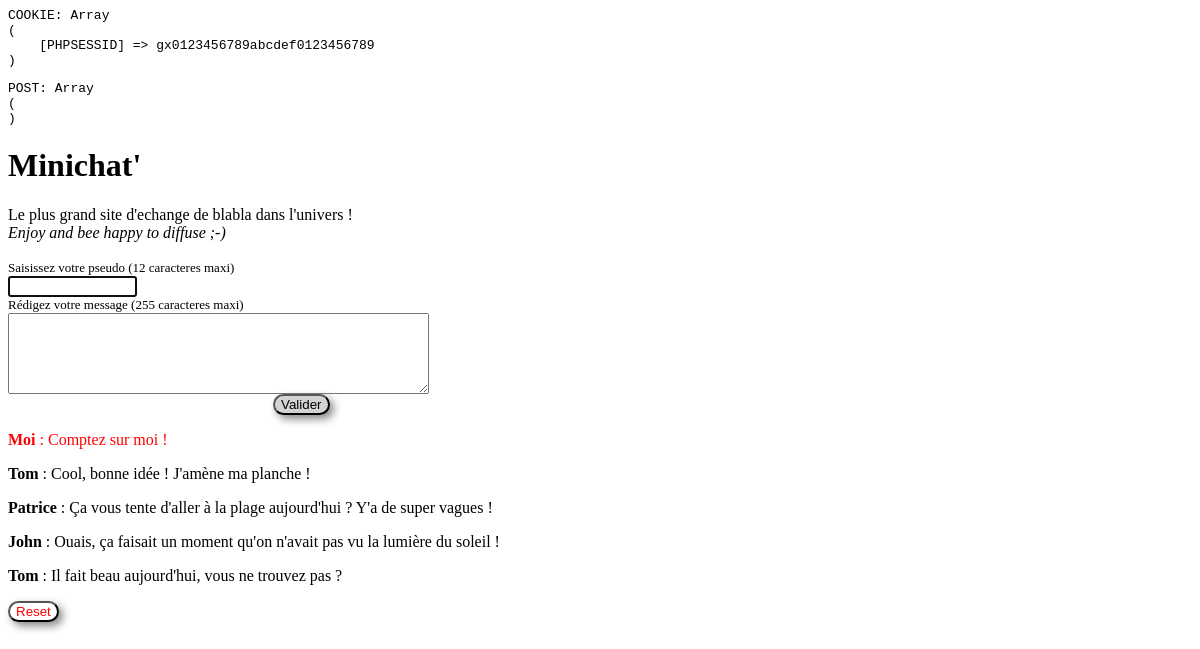
Screenshot of /minichat1.php with the database file from the repository.
### tables this page shows
CREATE TABLE IF NOT EXISTS `minichat` (
  `id` int(11) NOT NULL AUTO_INCREMENT,
  `pseudo` varchar(12) NOT NULL,
  `message` varchar(255) NOT NULL,
  PRIMARY KEY (`id`)
);

### minichat1.php (the view, shortened to what this page needs)
<?php
echo "<pre>COOKIE: "; print_r($_COOKIE); echo "</pre>";
echo "<pre>POST: ";   print_r($_POST);   echo "</pre>";
?>
<!DOCTYPE html>
<html>
<head>
</head>
<body>
	<h1>Minichat'</h1>
	Le plus grand site d'echange de blabla dans l'univers !<br /><i>Enjoy and bee happy to diffuse ;-)</i><br /><br />
	<form method="post" action="minichat_post.php">
		<label for="pseudo">Saisissez votre pseudo (12 caracteres maxi)</label><br />
		<input type="text" name="pseudo" id="pseudo"
			<?php if ($_COOKIE['c_pseudo'] !== 'nobody') {
				echo 'value="' . htmlspecialchars($_COOKIE['c_pseudo']) . '"';
			} ?>
			 size="13" maxlength="12" required onfocus="this.value=''"
			<?php if (empty($_COOKIE['c_pseudo_valide'])) {
			 	echo "autofocus";
			 } ?> />
		<br />
		<label for="message">Rédigez votre message (255 caracteres maxi)</label><br />
		<textarea name="message" id="message" rows="5" cols="50" maxlength="255" required autofocus></textarea><br />
		<input type="submit" name="Valider" value="Valider" id="valider">
	</form>
	<?php
	try
	{
		$bdd = new PDO('mysql:host=localhost;dbname=test;charset=utf8', 'root', 'toto',
			array(PDO::ATTR_ERRMODE => PDO::ERRMODE_EXCEPTION));
	}
	catch (Exception $e)
	{
		die('Erreur : ' . $e->getMessage());
	}
	$reponse = $bdd->query('SELECT pseudo, message FROM minichat ORDER BY id DESC LIMIT 0, 10');
	while ($donnees = $reponse->fetch())
	{
		echo '<p';
		if (strtolower($donnees['pseudo']) === moi)
		{
			echo ' style="color:red;"';
		}
		echo '><strong>' .
			htmlspecialchars($donnees['pseudo']) . '</strong> : ' .
			htmlspecialchars($donnees['message']) .
			'</p>';
	}
	?>
	<form method="post" action="minichat_reset.php">
		<input type="submit" name="reset" value="Reset" id="reset">
	</form>
</body>
</html>

### minichat1.php (style rules this page uses)
label { font-size: small; }
#valider { color: black; background-color: lightgrey; border-radius: 20px; box-shadow: 4px 4px 8px #888888; margin-left: 265px; }
#reset { color: red; background-color: white; border-radius: 20px; box-shadow: 4px 4px 8px #888888; }

### rows the page displays
minichat: pseudo "Moi", message "Comptez sur moi !"
minichat: pseudo "Tom", message "Cool, bonne idée ! J'amène ma planche !"
minichat: pseudo "Patrice", message "Ça vous tente d'aller à la plage aujourd'hui ? Y'a de super vagues !"
minichat: pseudo "John", message "Ouais, ça faisait un moment qu'on n'avait pas vu la lumière du soleil !"
minichat: pseudo "Tom", message "Il fait beau aujourd'hui, vous ne trouvez pas ?"
